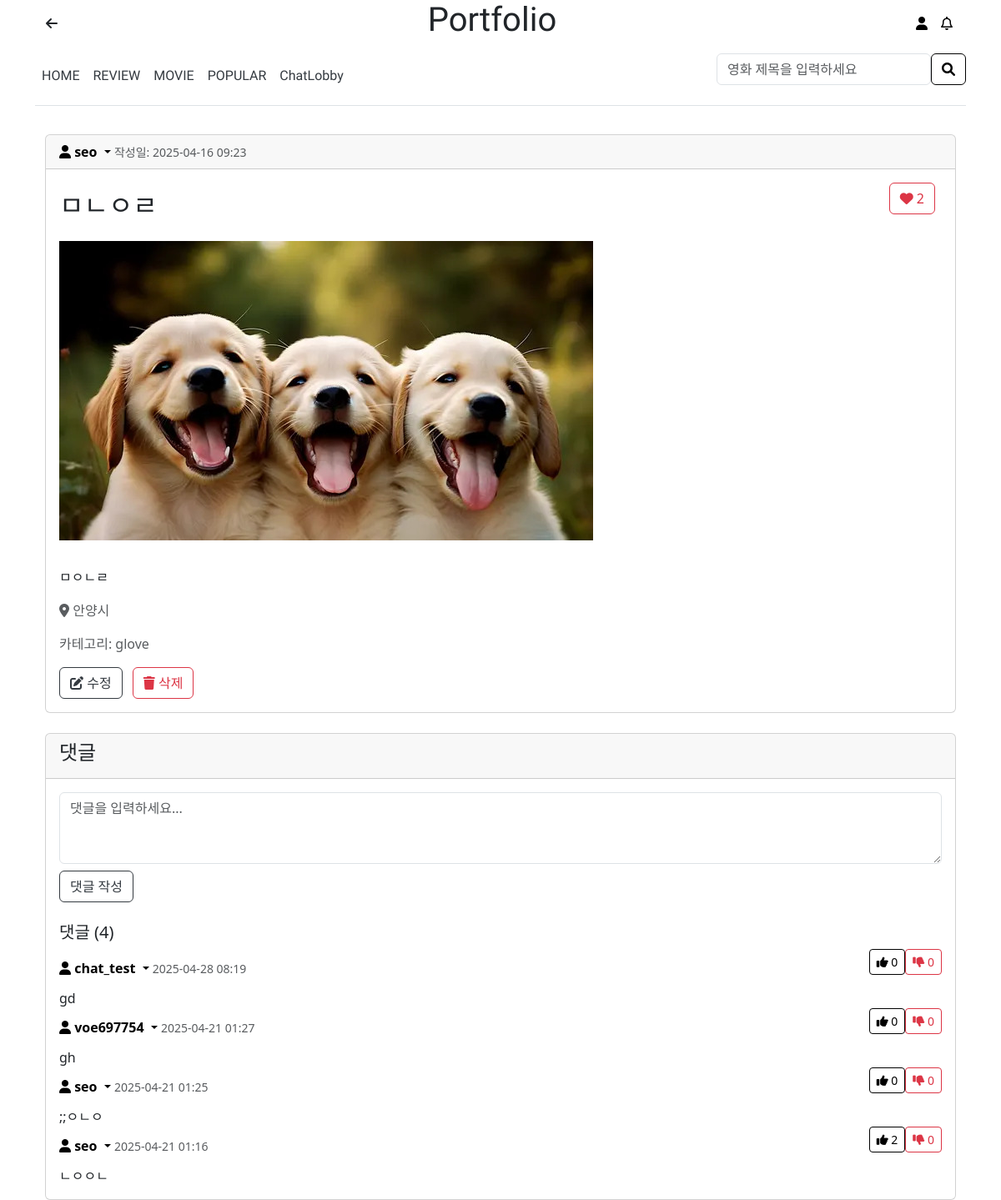
Page /post/2/ (signed in) on the committed database.
### main/models.py (models this page shows, shortened)
class Post(models.Model):
    GENRE_CHOICES = [
        ('액션', '액션'),
        ('코미디', '코미디'),
        ('드라마', '드라마'),
        ('SF', 'SF'),
        ('로맨스', '로맨스'),
        ('스릴러', '스릴러'),
        ('호러', '호러'),
        ('애니메이션', '애니메이션'),
        ('다큐멘터리', '다큐멘터리'),
        ('판타지', '판타지'),
    ]
    title = models.CharField(max_length=200)
    content = models.TextField()
    category = models.CharField(max_length=20, choices=GENRE_CHOICES, default='드라마')
    author = models.ForeignKey(User, on_delete=models.CASCADE)
    created_at = models.DateTimeField(auto_now_add=True)
    updated_at = models.DateTimeField(auto_now=True)
    date_posted = models.DateTimeField(default=timezone.now)
    image = models.ImageField(upload_to='post_images', null=True, blank=True)
    region = models.CharField(max_length=100, null=True, blank=True)
    likes = models.ManyToManyField(User, related_name='post_likes', blank=True)

class Comment(models.Model):
    post = models.ForeignKey(Post, on_delete=models.CASCADE, related_name='comments')
    author = models.ForeignKey(User, on_delete=models.CASCADE)
    content = models.TextField()
    created_at = models.DateTimeField(default=timezone.now)
    likes = models.ManyToManyField(User, related_name='comment_likes', blank=True)
    dislikes = models.ManyToManyField(User, related_name='comment_dislikes', blank=True)

### main/views.py (the view, shortened to what this page needs)
# urls.py: path('post/<int:pk>/', views.post_detail, name='post_detail'),
def post_detail(request, pk):
    post = get_object_or_404(Post, pk=pk)
    comments = post.comments.all().order_by('-created_at')
    comment_form = CommentForm()
    context = {
        'post': post,
        'comments': comments,
        'comment_form': comment_form
    }
    return render(request, 'main/post_detail.html', context)

### main/forms.py
class CommentForm(forms.ModelForm):
    class Meta:
        model = Comment
        fields = ['content']
        widgets = {
            'content': forms.Textarea(attrs={'class': 'form-control', 'rows': 3, 'placeholder': '댓글을 입력하세요...'}),
        }

### main/templates/main/post_detail.html (shortened to what this page needs)
{% extends 'main/base.html' %}
{% load static %}
{% block content %}
<div class="container mt-4">
    <div class="card mb-4">
        <div class="card-header">
            <div class="d-flex justify-content-between align-items-center">
                <div class="dropdown">
                    <a href="#" class="text-decoration-none dropdown-toggle" id="userMenu" data-bs-toggle="dropdown" aria-expanded="false">
                        <i class="fas fa-user"></i>
                        <strong>{{ post.author.username }}</strong>
                    </a>
                    <small class="text-muted">
                        작성일: {{ post.date_posted|date:"Y-m-d H:i" }}
                    </small>
                </div>
            </div>
        </div>
        <div class="card-body">
            <div class="d-flex justify-content-between align-items-center mb-3">
                <h2 class="mb-0">{{ post.title }}</h2>
                <div class="d-flex align-items-center">
                    <form action="{% url 'post_like' post.pk %}" method="post" class="me-2">
                        <button type="submit" class="btn btn-outline-danger">
                            <i class="fas fa-heart {% if user in post.likes.all %}text-danger{% endif %}"></i>
                            <span>{{ post.likes.count }}</span>
                        </button>
                    </form>
                </div>
            </div>
            {% if post.image %}
            <img src="{{ post.image.url }}" alt="{{ post.title }}" class="img-fluid mb-3"><br/>
            {% endif %}
            <p class="card-text">{{ post.content|linebreaks }}</p>
            {% if post.region %}
            <p class="text-muted"><i class="fas fa-map-marker-alt"></i> {{ post.region }}</p>
            {% endif %}
            <p class="text-muted">카테고리: {{ post.category }}</p>
            {% if user == post.author %}
            <div class="mt-3">
                <a href="{% url 'post_edit' post.pk %}" class="btn btn-outline-primary me-2">
                    <i class="fas fa-edit"></i> 수정
                </a>
                <a href="{% url 'post_delete' post.pk %}" class="btn btn-outline-danger">
                    <i class="fas fa-trash"></i> 삭제
                </a>
            </div>
            {% endif %}
        </div>
    </div>
    <div class="card">
        <div class="card-header">
            <h4>댓글</h4>
        </div>
        <div class="card-body">
            {% if user.is_authenticated %}
            <form method="post" class="mb-4">
                <div class="form-group">
                    {{ comment_form.content }}
                </div>
                <button type="submit" class="btn btn-outline-primary mt-2">댓글 작성</button>
            </form>
            {% endif %}
            <div class="comments-section">
                <h5>댓글 ({{ comments.count }})</h5>
                {% for comment in comments %}
                <div class="comment">
                    <div class="d-flex justify-content-between align-items-center">
                        <div>
                            <div class="dropdown">
                                <a href="#" class="text-decoration-none dropdown-toggle" id="commentUserMenu" data-bs-toggle="dropdown" aria-expanded="false">
                                    <i class="fas fa-user"></i>
                                    <strong>{{ comment.author.username }}</strong>
                                </a>
                                <small class="text-muted">{{ comment.created_at|date:"Y-m-d H:i" }}</small>
                            </div>
                        </div>
                        <div class="btn-group">
                            <form action="{% url 'comment_like' comment.pk %}" method="post" class="d-inline">
                                <button type="submit" class="btn btn-sm btn-outline-success">
                                    <i class="fas fa-thumbs-up"></i> {{ comment.likes.count }}
                                </button>
                            </form>
                            <form action="{% url 'comment_dislike' comment.pk %}" method="post" class="d-inline">
                                <button type="submit" class="btn btn-sm btn-outline-danger">
                                    <i class="fas fa-thumbs-down"></i> {{ comment.dislikes.count }}
                                </button>
                            </form>
                        </div>
                    </div>
                    <p class="comment-content mb-0">{{ comment.content }}</p>
                </div>
                {% endfor %}
            </div>
        </div>
    </div>
</div>
{% endblock %}

### main/templates/main/base.html (style rules this page uses)
a { text-decoration: none; color: black; }
.btn-outline-primary { color: #343a40; border-color: #343a40; background-color: transparent; }
.btn-outline-danger { color: #dc3545; border-color: #dc3545; background-color: transparent; }
.btn-outline-success { color: #000000; border-color: #000000; background-color: transparent; }

### rows in the picture
Post: author.username "seo", date_posted "2025-04-16 09:23", title "ㅁㄴㅇㄹ", likes.count "2", image (picture), content "ㅁㅇㄴㄹ", region "안양시", category "glove"
Comment: author.username "chat_test", created_at "2025-04-28 08:19", likes.count "0", dislikes.count "0", content "gd"
Comment: author.username "voe697754", created_at "2025-04-21 01:27", likes.count "0", dislikes.count "0", content "gh"
Comment: author.username "seo", created_at "2025-04-21 01:25", likes.count "0", dislikes.count "0", content ";;ㅇㄴㅇ"
Comment: author.username "seo", created_at "2025-04-21 01:16", likes.count "2", dislikes.count "0", content "ㄴㅇㅇㄴ"

### other values in the picture
{{ comments.count }} "4"
